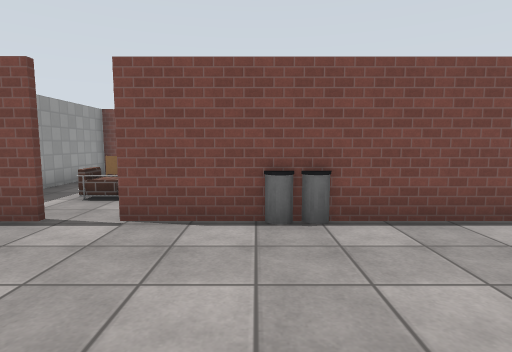
[1] (above)

19 first-person views from a walk through a robot-simulator world made for Gazebo. The camera is 1.2 m above the floor, tilts 6° down and sees 80° across. The lines on the ground mark 1 m squares. The floor is counted in squares, 1 m on a side. Each view is taken from the middle of a square. On the plan, view 1 faces up. The plan holds only what a view shows up to about 13 squares ahead; the rest is blank. Robots are left out. Gazebo's built-in surfaces are drawn with simple patterns. Simple shapes stand in for some stock models. Some surface patterns are stand-ins.

[2]
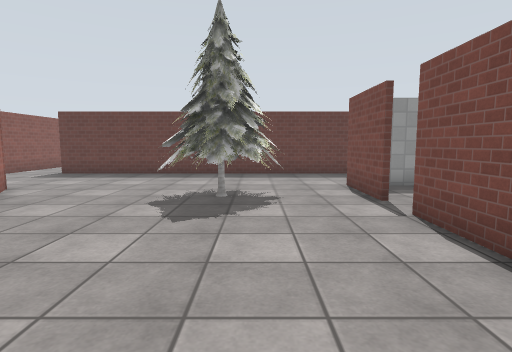

[3]
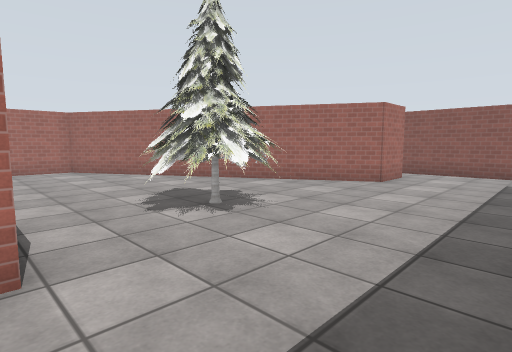

[4]
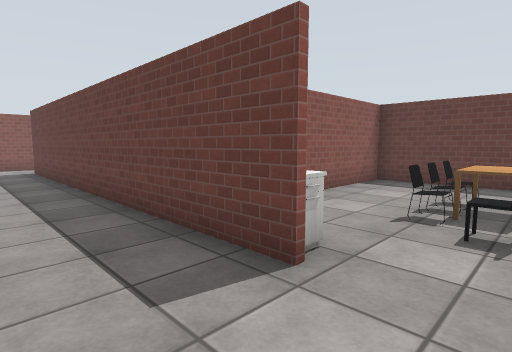

[5]
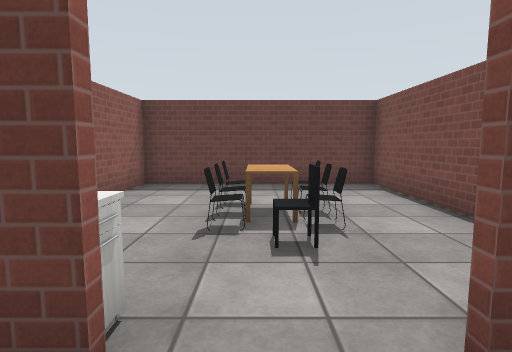

[6]
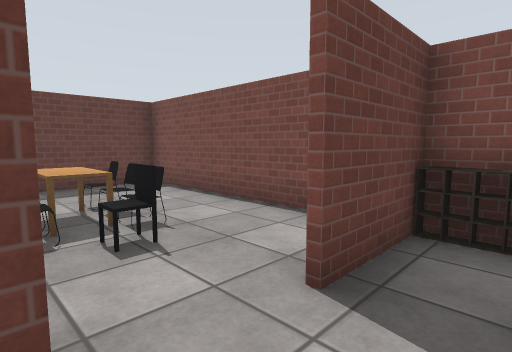

[7]
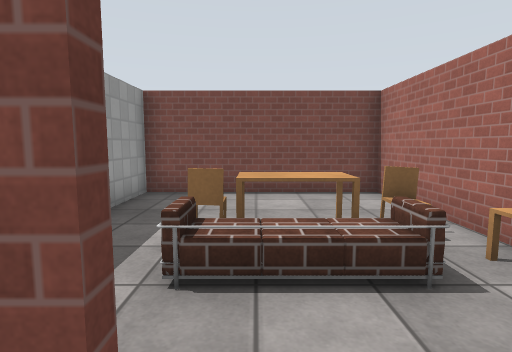

[8]
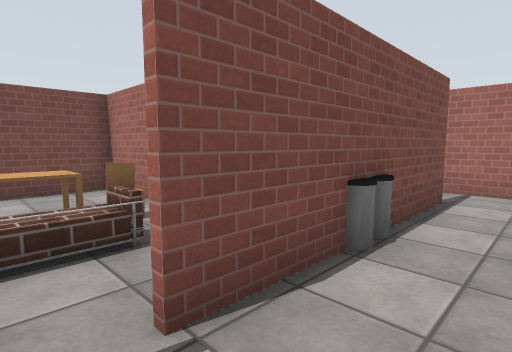

[9]
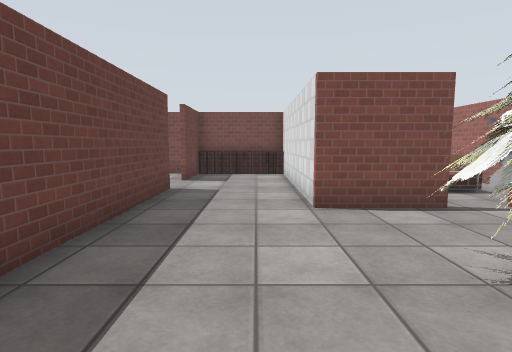

[10]
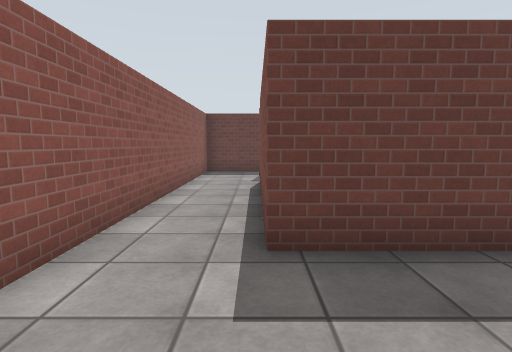

[11]
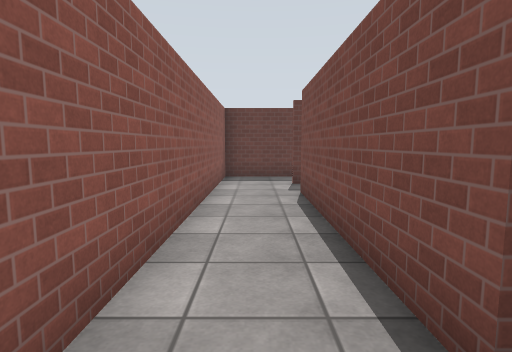

[12]
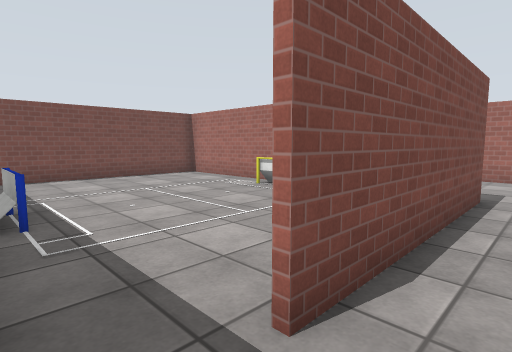

[13]
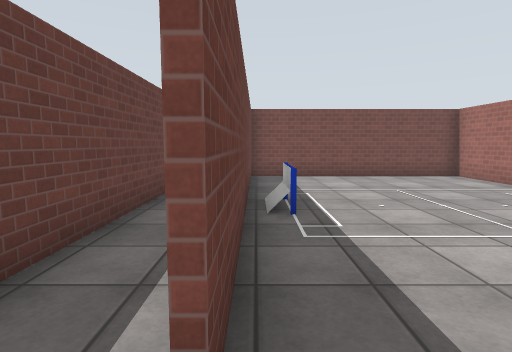

[14]
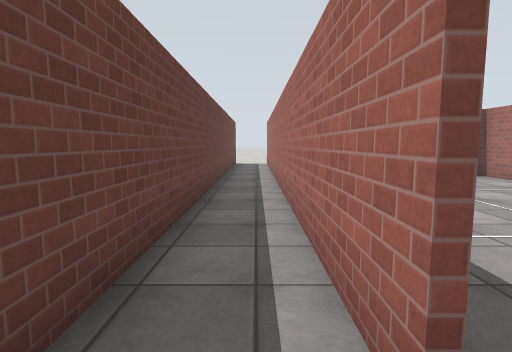

[15]
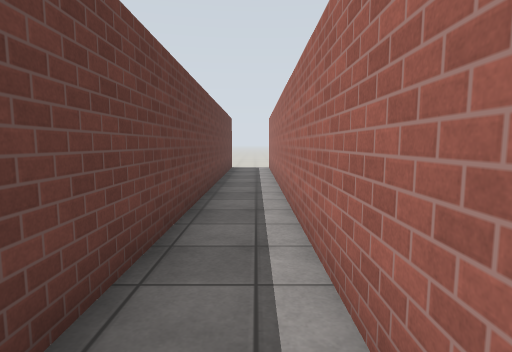

[16]
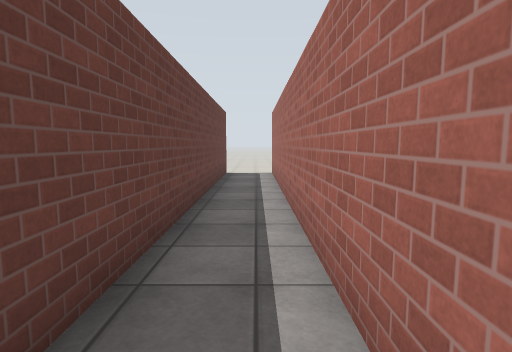

[17]
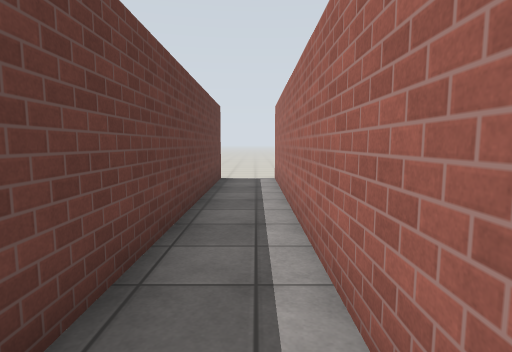

[18]
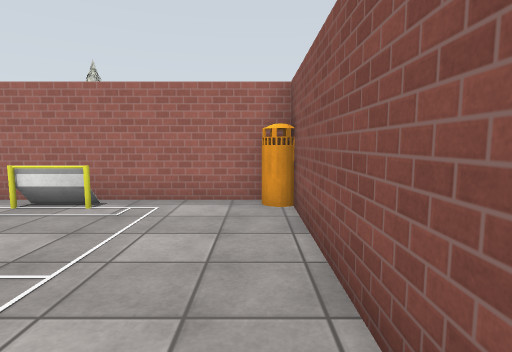

[19]
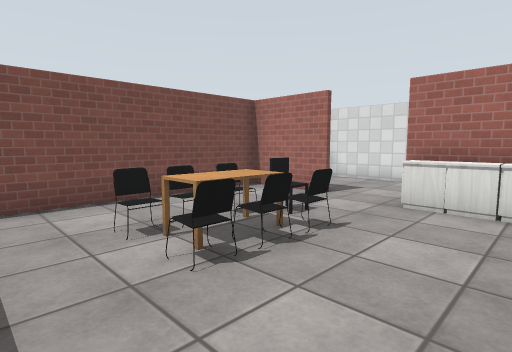

### Floor plan
Points are (right, up) in squares from view 1. A wall is a line through its corners. A room is listed if a view was taken in it or the views show most of it. See-through windows are left out.
Room 1 (views 1, 2, 7, 8, 9, 10, 11)
walls: (-3.4, 4.7) (-5.9, 4.7); (-0.4, 4.7) (-2.2, 4.7); (-5, -6.4) (-5, -4.6) (5.5, 1.4) (5.5, 5); (-9.3, 4.6) (-9.3, -5.9) (-15.6, -5.9); (4.1, 4.7) (2.4, 4.7); (-15.5, -8.1) (-5.4, -8.1)
ways out: opening at (-7.5, 4.5) to room 2; opening at (-16, -7) to room 3; opening at (-3, 5) to room 5; opening at (-5, -7); opening at (5, 5)
objects: pine tree (-5, 0) to (-3, 3); bin (0, 5); bin (1, 5)
Room 2 (views 3, 4, 5, 6, 19)
walls: (-9.5, 9) (-9.5, 11.6); (-9.3, 11.6) (-9.3, 9); (-5.9, 4.7) (-5.9, 11.6) (-17.2, 11.6) (-17.2, 4.6) (-13, 4.6)
low walls: (-6.1, 11.2) (-9.4, 11.2)
ways out: opening at (-7.5, 4.5) to room 1
objects: chair (-14, 8); chair (-14, 9); chair (-13, 8); chair (-13, 9); office chair (-12, 8); chair (-12, 9); chest of drawers (-10, 5); chest of drawers (-10, 6); chest of drawers (-10, 7)
Room 3 (views 12, 13, 18)
walls: (-15.2, -5.7) (-9.5, -5.7) (-9.5, 4.5); (-17.2, 3) (-17.2, -6); (-10.7, 4.5) (-17.2, 4.5); (-17.5, -8.1) (-15.5, -8.1)
ways out: opening at (-16, -7) to room 1; opening at (-17, -6.5) to room 4
objects: bin (-10, -5); cup (-10, -2) to (-10, -1)
Room 4 (views 14, 15, 16, 17)
walls: (-19.2, 11.8) (-19.2, -8.1) (-17.5, -8.1); (-17.3, -6) (-17.3, 11.7)
ways out: opening at (-17, -6.5) to room 3; opening at (-19, 12.5); opening at (-17, 13)
Room 5 (no view inside)
walls: (0, 7.5) (0, 11.6) (-5.7, 11.6) (-5.7, 8.1); (-5.7, 6.6) (-5.7, 5.7)
ways out: opening at (-3, 5) to room 1
objects: sofa (-4, 7) to (-2, 7); chair (-4, 8) to (-3, 8); table (-2, 8); chair (-1, 8)

Where each view was taken, in squares from view 1:
view 1: 0 up, 0 right, facing up
view 2: 2 up, 3 right, facing left
view 3: 5 up, 9 left, facing down-right
view 4: 9 up, 7 left, facing down-left
view 5: 8 up, 8 left, facing left
view 6: 7 up, 8 left, facing up-left
view 7: 4 up, 3 left, facing up
view 8: 3 up, 3 left, facing up-right
view 9: 1 down, 7 left, facing up
view 10: 6 down, 6 left, facing left
view 11: 7 down, 8 left, facing left
view 12: 7 down, 17 left, facing up-right
view 13: 7 down, 17 left, facing up
view 14: 7 down, 18 left, facing up
view 15: 4 down, 18 left, facing up
view 16: 1 down, 18 left, facing up
view 17: 1 up, 18 left, facing up
view 18: 5 down, 16 left, facing right
view 19: 5 up, 16 left, facing up-right
